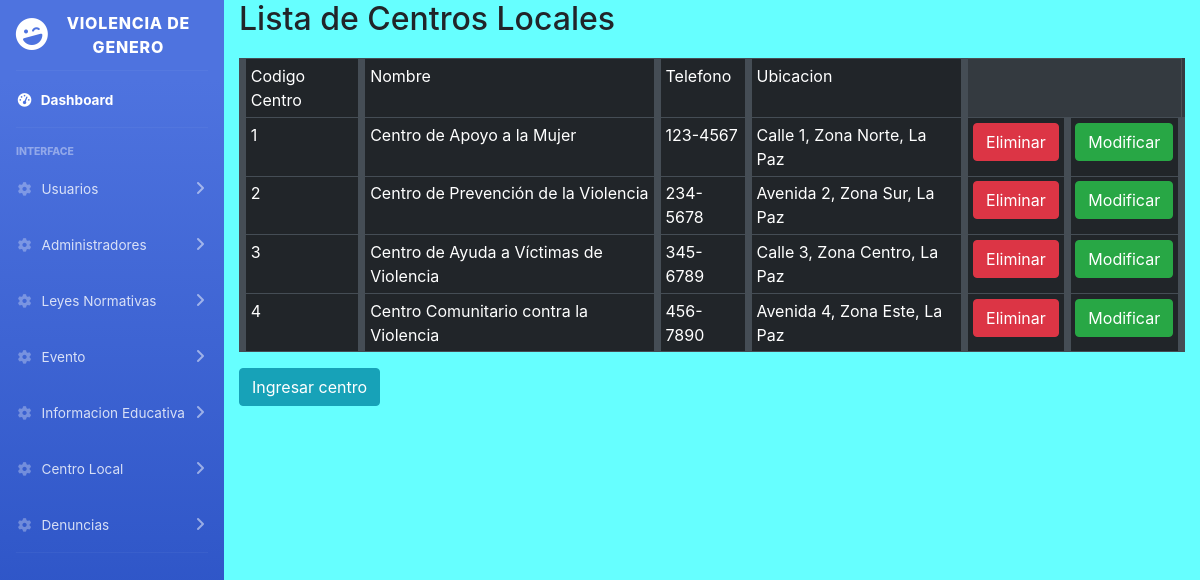
/controlador/centroLocalLista.php, run on the app's committed database.
### tables this page shows
CREATE TABLE `centro_local` (
  `codCentro` int(11) NOT NULL,
  `nombre` varchar(100) DEFAULT NULL,
  `telefono` varchar(20) DEFAULT NULL,
  `ubicacion` varchar(100) DEFAULT NULL,
  `ci` int(11) DEFAULT NULL
);

### controlador/centroLocalLista.php (called while the page is built)
<?php
    include("../vista/dashboard_admin/head.php");
    include("../vista/dashboard_admin/sidebar.php");
    include("../modelo/CentroLocalClase.php");
    $car=new CentroLocal("","","","","");
    $res=$car->lista();
    include("../vista/CentroLocalLista.php");
    include("../vista/dashboard_admin/footer.php");
?>

### modelo/CentroLocalClase.php (called while the page is built, shortened)
<?php
class CentroLocal {
    public function lista() {
        $db = new Conexion();
        $sql = $db->query("SELECT * FROM centro_local");
        return ($sql);
    }
}
?>

### vista/CentroLocalLista.php (the view, shortened to what this page needs)
<!DOCTYPE html>
<html>
<head>
    <link href="https://maxcdn.bootstrapcdn.com/bootstrap/4.5.2/css/bootstrap.min.css" rel="stylesheet">
</head>
<body style="background-color: #66ffff;">
    <div class="container">
        <h2>Lista de Centros Locales</h2>
        <table  class="table table-dark table-sm">
            <tr>
                <td>Codigo Centro</td>
                <td>Nombre</td>
                <td>Telefono</td>
                <td>Ubicacion</td>
            </tr>
            <?php
                while($reg=mysqli_fetch_array($res)){
                    echo "<tr>";
                    echo "<td>".$reg['codCentro']."</td>";
                    echo "<td>".$reg['nombre']."</td>";
                    echo "<td>".$reg['telefono']."</td>";
                    echo "<td>".$reg['ubicacion']."</td>";
                    echo "<td><a href='../controlador/centroLocalElimina.php?cod=".$reg['codCentro']."' btn='btn-danger' class='btn btn-danger'>Eliminar</a></td>";
                    echo "<td><a href='../controlador/centroLocalModifica.php?cod=".$reg['codCentro']."'  class='btn btn-success'>Modificar</a></td>";
                    echo "</tr>";
                }
            ?>
        </table>
        <button type="button" class="btn btn-info" onclick="window.location.href='../controlador/centroLocalRegistro.php'">Ingresar centro</button>
    </div>
</body>
</html>

### vista/CentroLocalLista.php (style rules this page uses)
body { background-color: #f7f7f7; }
table { margin-top: 20px; border: 1px solid #343a40; border-collapse: collapse; width: 100%; }
th, td { padding: 8px; text-align: left; border: 7px solid #343a40; }
.btn-info { background-color: #17a2b8; border-color: #17a2b8; }

### data on the page
centro_local: codCentro "1", nombre "Centro de Apoyo a la Mujer", telefono "123-4567", ubicacion "Calle 1, Zona Norte, La Paz"
centro_local: codCentro "2", nombre "Centro de Prevención de la Violencia", telefono "234-5678", ubicacion "Avenida 2, Zona Sur, La Paz"
centro_local: codCentro "3", nombre "Centro de Ayuda a Víctimas de Violencia", telefono "345-6789", ubicacion "Calle 3, Zona Centro, La Paz"
centro_local: codCentro "4", nombre "Centro Comunitario contra la Violencia", telefono "456-7890", ubicacion "Avenida 4, Zona Este, La Paz"
